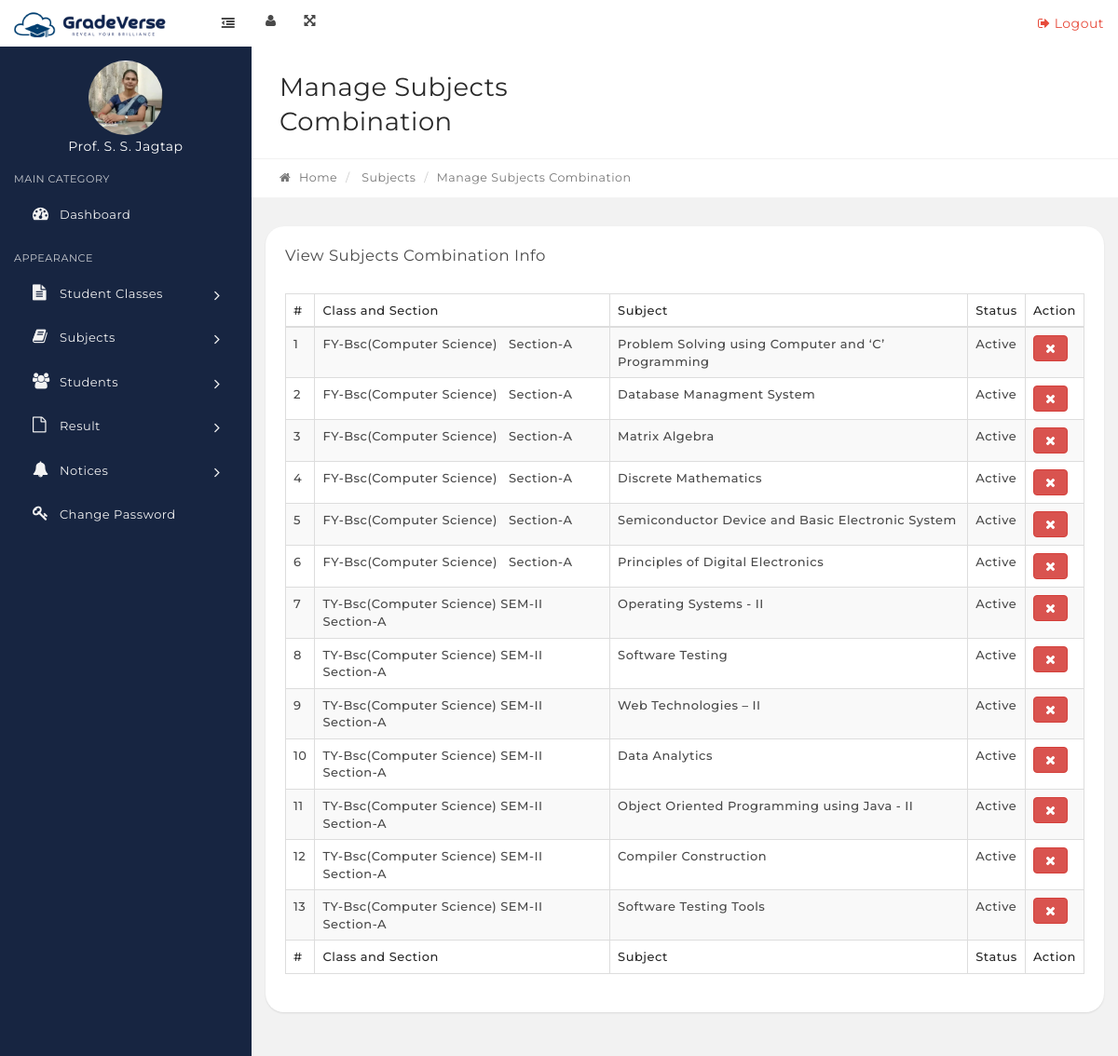
The app's page /GradeVerse/manage-subjectcombination.php with its own data.
### tables this page shows
CREATE TABLE `tblsubjectcombination` (
  `id` int(11) NOT NULL,
  `ClassId` int(11) DEFAULT NULL,
  `SubjectId` int(11) DEFAULT NULL,
  `status` int(1) DEFAULT NULL,
  `CreationDate` timestamp NULL DEFAULT current_timestamp(),
  `Updationdate` timestamp NULL DEFAULT NULL ON UPDATE current_timestamp()
);

CREATE TABLE `tblclasses` (
  `id` int(11) NOT NULL,
  `ClassName` varchar(80) DEFAULT NULL,
  `ClassNameNumeric` int(4) DEFAULT NULL,
  `Section` varchar(5) DEFAULT NULL,
  `CreationDate` timestamp NULL DEFAULT current_timestamp(),
  `UpdationDate` timestamp NULL DEFAULT NULL
);

CREATE TABLE `tblsubjects` (
  `id` int(11) NOT NULL,
  `SubjectName` varchar(100) NOT NULL,
  `SubjectCode` varchar(100) DEFAULT NULL,
  `Creationdate` timestamp NULL DEFAULT current_timestamp(),
  `UpdationDate` timestamp NULL DEFAULT NULL
);

### GradeVerse/manage-subjectcombination.php (the view, shortened to what this page needs)
<?php
include('includes/config.php');
if(strlen($_SESSION['alogin'])=="")
    {
    header("Location: index.php");
    }
    else{
?>
<link rel="stylesheet" type="text/css" href="assets/js/DataTables/datatables.min.css"/>
   <?php include('includes/topbar.php');?>
            <div class="content-wrapper">
                <div class="content-container">
<?php include('includes/leftbar.php');?>
                    <div class="main-page">
                        <div class="container-fluid">
                            <div class="row page-title-div">
                                <div class="col-md-6">
                                    <h2 class="title">Manage Subjects Combination</h2>
                                </div>
                            </div>
                            <div class="row breadcrumb-div">
                                <div class="col-md-6">
                                    <ul class="breadcrumb">
            							<li><a href="dashboard.php"><i class="fa fa-home"></i> Home</a></li>
                                        <li> Subjects</li>
            							<li class="active">Manage Subjects Combination</li>
            						</ul>
                                </div>
                            </div>
                        </div>
                        <section class="section">
                            <div class="container-fluid">
                                <div class="row">
                                    <div class="col-md-12">
                                        <div class="panel">
                                            <div class="panel-heading">
                                                <div class="panel-title">
                                                    <h5>View Subjects Combination Info</h5>
                                                </div>
                                            </div>
                                            <div class="panel-body p-20">
                                                <table id="example" class="display table table-striped table-bordered" cellspacing="0" width="100%">
                                                    <thead>
                                                        <tr>
                                                            <th>#</th>
                                                            <th>Class and Section</th>
                                                            <th>Subject </th>
                                                            <th>Status</th>
                                                            <th>Action</th>
                                                        </tr>
                                                    </thead>
                                                    <tfoot>
                                                        <tr>
                                                          <th>#</th>
                                                            <th>Class and Section</th>
                                                            <th>Subject </th>
                                                            <th>Status</th>
                                                            <th>Action</th>
                                                        </tr>
                                                    </tfoot>
                                                    <tbody>
<?php $sql = "SELECT tblclasses.ClassName,tblclasses.Section,tblsubjects.SubjectName,tblsubjectcombination.id as scid,tblsubjectcombination.status from tblsubjectcombination join tblclasses on tblclasses.id=tblsubjectcombination.ClassId  join tblsubjects on tblsubjects.id=tblsubjectcombination.SubjectId";
$query = $dbh->prepare($sql);
$query->execute();
$results=$query->fetchAll(PDO::FETCH_OBJ);
$cnt=1;
if($query->rowCount() > 0)
{
foreach($results as $result)
{   ?>
<tr>
 <td><?php echo htmlentities($cnt);?></td>
                                                            <td><?php echo htmlentities($result->ClassName);?> &nbsp; Section-<?php echo htmlentities($result->Section);?></td>
                                                            <td><?php echo htmlentities($result->SubjectName);?></td>
                                                             <td><?php $stts=$result->status;
if($stts=='0')
{
	echo htmlentities('Inactive');
}
else
{
	echo htmlentities('Active');
}
                                                             ?></td>
<td>
<?php if($stts=='0')
{ ?>
<a href="manage-subjectcombination.php?acid=<?php echo htmlentities($result->scid);?>" onclick="confirm('do you really want to ativate this subject');" class="btn btn-success"><i class="fa fa-check" title="Acticvate Record"></i> </a><?php } else {?>
<a href="manage-subjectcombination.php?did=<?php echo htmlentities($result->scid);?>"  class="btn btn-danger" onclick="confirm('do you really want to deativate this subject');"><i class="fa fa-times" title="Deactivate Record"></i> </a>
<?php }?>
</td>
</tr>
<?php $cnt=$cnt+1;}} ?>
                                                    </tbody>
                                                </table>
                                            </div>
                                        </div>
                                    </div>
                                                </div>
                                            </div>
                                        </div>
                                    </div>
                                </div>
                            </div>
<?php include('includes/footer.php');?>
<?php } ?>

### records on screen
tblsubjectcombination: ClassId.ClassName "FY-Bsc(Computer Science)", ClassId.Section "A", SubjectId.SubjectName "Problem Solving using Computer and ‘C’ Programming"
tblsubjectcombination: ClassId.ClassName "FY-Bsc(Computer Science)", ClassId.Section "A", SubjectId.SubjectName "Database Managment System"
tblsubjectcombination: ClassId.ClassName "FY-Bsc(Computer Science)", ClassId.Section "A", SubjectId.SubjectName "Matrix Algebra"
tblsubjectcombination: ClassId.ClassName "FY-Bsc(Computer Science)", ClassId.Section "A", SubjectId.SubjectName "Discrete Mathematics"
tblsubjectcombination: ClassId.ClassName "FY-Bsc(Computer Science)", ClassId.Section "A", SubjectId.SubjectName "Semiconductor Device and Basic Electronic System"
tblsubjectcombination: ClassId.ClassName "FY-Bsc(Computer Science)", ClassId.Section "A", SubjectId.SubjectName "Principles of Digital Electronics"
tblsubjectcombination: ClassId.ClassName "TY-Bsc(Computer Science) SEM-II", ClassId.Section "A", SubjectId.SubjectName "Operating Systems - II"
tblsubjectcombination: ClassId.ClassName "TY-Bsc(Computer Science) SEM-II", ClassId.Section "A", SubjectId.SubjectName "Software Testing"
tblsubjectcombination: ClassId.ClassName "TY-Bsc(Computer Science) SEM-II", ClassId.Section "A", SubjectId.SubjectName "Web Technologies – II"
tblsubjectcombination: ClassId.ClassName "TY-Bsc(Computer Science) SEM-II", ClassId.Section "A", SubjectId.SubjectName "Data Analytics"
tblsubjectcombination: ClassId.ClassName "TY-Bsc(Computer Science) SEM-II", ClassId.Section "A", SubjectId.SubjectName "Object Oriented Programming using Java - II"
tblsubjectcombination: ClassId.ClassName "TY-Bsc(Computer Science) SEM-II", ClassId.Section "A", SubjectId.SubjectName "Compiler Construction"
tblsubjectcombination: ClassId.ClassName "TY-Bsc(Computer Science) SEM-II", ClassId.Section "A", SubjectId.SubjectName "Software Testing Tools"
